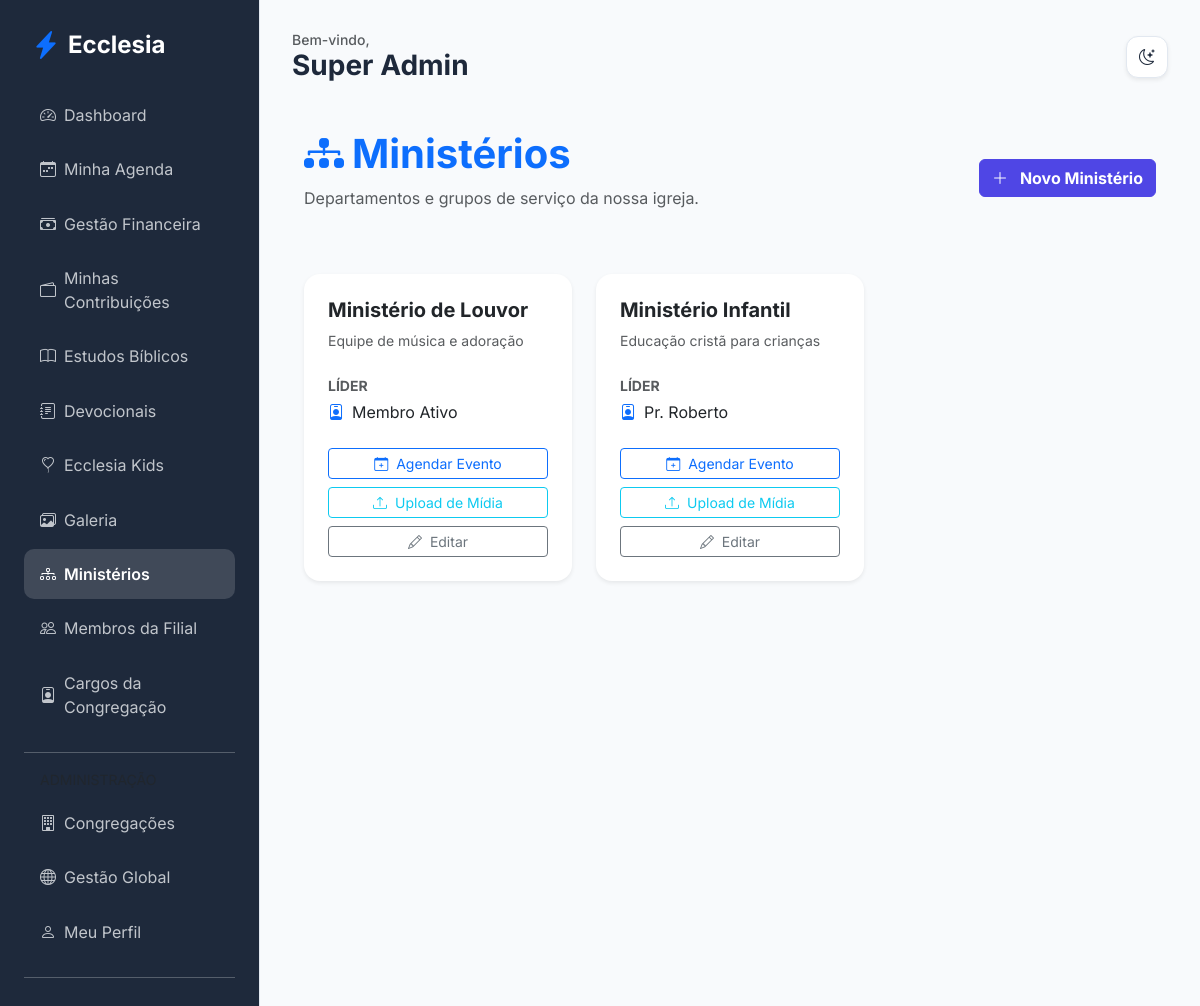
The page /members/ministries (signed in) on the database as committed earlier.
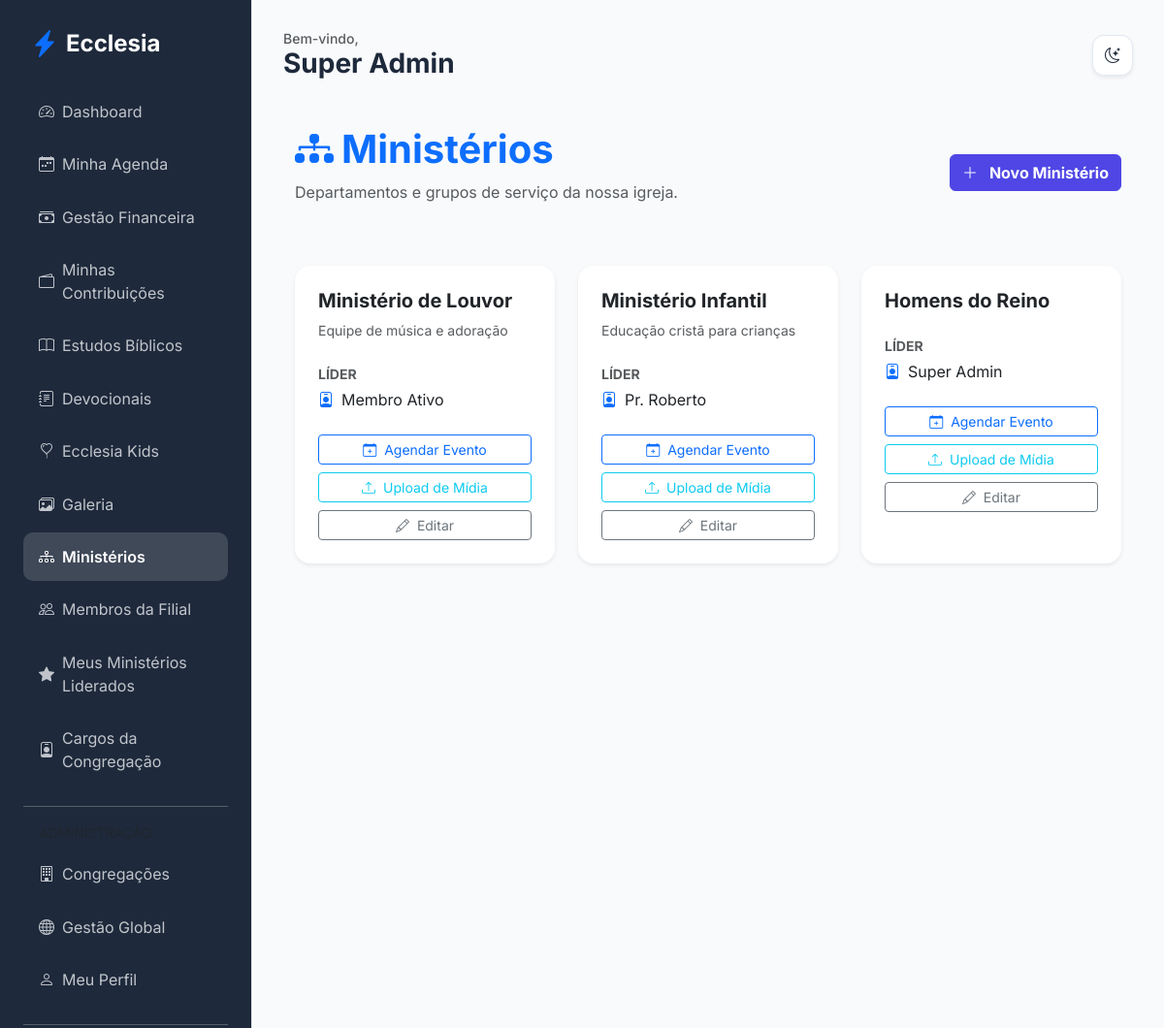
The same page on the database as committed later.
### app/core/models.py (models this page shows, shortened)
class Ministry(db.Model):
    id = db.Column(db.Integer, primary_key=True)
    name = db.Column(db.String(100), nullable=False)
    description = db.Column(db.Text)
    church_id = db.Column(db.Integer, db.ForeignKey('church.id'))
    leader_id = db.Column(db.Integer, db.ForeignKey('user.id'), nullable=True)
    events = db.relationship('Event', backref='ministry', lazy=True)
    leader = db.relationship('User', foreign_keys=[leader_id])
    transactions = db.relationship('MinistryTransaction', backref='ministry', lazy=True)

class User(db.Model, UserMixin):
    id = db.Column(db.Integer, primary_key=True)
    name = db.Column(db.String(100), nullable=False)
    email = db.Column(db.String(120), unique=True, nullable=False)
    password_hash = db.Column(db.String(128))
    birth_date = db.Column(db.Date)
    gender = db.Column(db.String(20))
    documents = db.Column(db.String(200)) # Flexível para diferentes países
    tax_id = db.Column(db.String(20), nullable=True)  # NIF (PT), CPF/CNPJ (BR), etc.
    address = db.Column(db.Text)
    phone = db.Column(db.String(50))
    profile_photo = db.Column(db.String(255), nullable=True)
    status = db.Column(db.String(20), default='pending') # pending, active, rejected
    is_email_verified = db.Column(db.Boolean, default=False)
    email_verification_token = db.Column(db.String(100), unique=True, nullable=True)
    data_consent = db.Column(db.Boolean, default=False)
    data_consent_date = db.Column(db.DateTime)
    marketing_consent = db.Column(db.Boolean, default=False)
    is_ministry_leader = db.Column(db.Boolean, default=False)
    church_id = db.Column(db.Integer, db.ForeignKey('church.id'))
    family_id = db.Column(db.Integer, db.ForeignKey('family.id'), nullable=True)
    church_role_id = db.Column(db.Integer, db.ForeignKey('church_role.id'), nullable=True)
    ministries = db.relationship('Ministry', secondary=member_ministries, backref=db.backref('members', lazy='dynamic'))
    can_manage_ministries = db.Column(db.Boolean, default=False)
    can_manage_media = db.Column(db.Boolean, default=False)
    can_publish_devotionals = db.Column(db.Boolean, default=False)
    can_approve_members = db.Column(db.Boolean, default=False)
    can_manage_finance = db.Column(db.Boolean, default=False)
    can_manage_kids = db.Column(db.Boolean, default=False)
    can_manage_events = db.Column(db.Boolean, default=False)

### app/modules/members/routes.py (the view)
@members_bp.route('/ministries')
@login_required
def list_ministries():
    if current_user.church_role and current_user.church_role.name == 'Administrador Global':
        ministries = Ministry.query.all()
    elif can_manage_ministries():
        ministries = Ministry.query.filter_by(church_id=current_user.church_id).all()
    else:
        ministries = current_user.ministries
    return render_template('members/ministries.html', ministries=ministries)

### app/templates/members/ministries.html
{% extends "base.html" %}
{% block content %}
<div class="container py-4">
    <div class="d-flex justify-content-between align-items-center mb-5">
        <div>
            <h1 class="fw-bold text-primary"><i class="bi bi-diagram-3-fill me-2"></i>Ministérios</h1>
            <p class="text-muted">Departamentos e grupos de serviço da nossa igreja.</p>
        </div>
        {% if current_user.can_manage_ministries or (current_user.church_role and current_user.church_role.name in ['Administrador Global', 'Pastor Líder']) %}
        <a href="{{ url_for('members.add_ministry') }}" class="btn btn-primary fw-bold">
            <i class="bi bi-plus-lg me-2"></i> Novo Ministério
        </a>
        {% endif %}
    </div>
    <div class="row g-4">
        {% for ministry in ministries %}
        <div class="col-md-6 col-lg-4">
            <div class="card h-100 border-0 shadow-sm">
                <div class="card-body p-4">
                    <h5 class="fw-bold mb-2">{{ ministry.name }}</h5>
                    <p class="text-muted small mb-4">{{ ministry.description }}</p>
                    <div class="mb-4">
                        <label class="small fw-bold text-muted d-block mb-1">LÍDER</label>
                        <div class="d-flex align-items-center">
                            <i class="bi bi-person-badge me-2 text-primary"></i>
                            <span>{{ ministry.leader.name if ministry.leader else 'Sem líder definido' }}</span>
                        </div>
                    </div>
                    <div class="d-grid gap-2">
                        {% if ministry.leader_id == current_user.id or current_user.can_manage_ministries or (current_user.church_role and current_user.church_role.name in ['Administrador Global', 'Pastor Líder']) %}
                        <a href="{{ url_for('members.add_ministry_event', id=ministry.id) }}" class="btn btn-sm btn-outline-primary">
                            <i class="bi bi-calendar-plus me-1"></i> Agendar Evento
                        </a>
                        <a href="{{ url_for('edification.upload_media', ministry_id=ministry.id) }}" class="btn btn-sm btn-outline-info">
                            <i class="bi bi-upload me-1"></i> Upload de Mídia
                        </a>
                        <a href="{{ url_for('members.edit_ministry', id=ministry.id) }}" class="btn btn-sm btn-outline-secondary">
                            <i class="bi bi-pencil me-1"></i> Editar
                        </a>
                        {% endif %}
                    </div>
                </div>
            </div>
        </div>
        {% else %}
        <div class="col-12 text-center py-5">
            <i class="bi bi-people fs-1 text-muted opacity-50 d-block mb-3"></i>
            <p class="text-muted">Nenhum ministério cadastrado.</p>
        </div>
        {% endfor %}
    </div>
</div>
{% endblock %}

Rows that differ between the two databases and show on the page:
added Ministry: name "Homens do Reino", leader "Super Admin"
Other text that changed with them:
text now shown: "Meus Ministérios Liderados"
